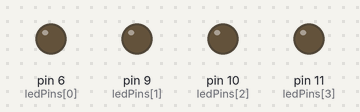
A sketch run on a simulated Arduino Uno, built with avr-gcc and run on an emulated ATmega328P. Shown: output pins drawn as LEDs (lit = HIGH).

Above: at 0.05 s.
At 0.55 s:
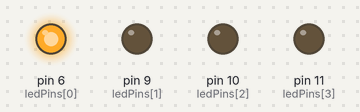
At 1.05 s:
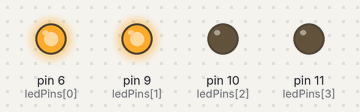
At 2.05 s:
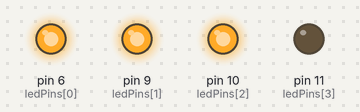
At 3.05 s:
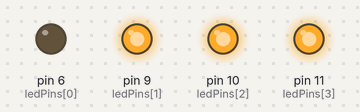
At 4.1 s:
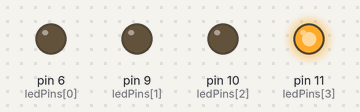
Timing chart, 0 to 5.4 s (numbered marks = the images above):
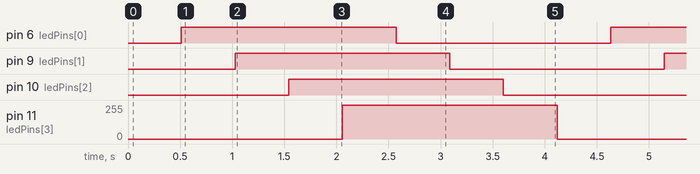

Measured:
- by itself, pin 6 (ledPins[0]), pin 9 (ledPins[1]), pin 10 (ledPins[2]): alternates HIGH for 2.1 s and LOW for 2.1 s
- by itself, pin 11 (ledPins[3]): alternates 255/255 for 2.1 s and 0/255 for 2.1 s

The sketch:

PulsWidthModulation_LEDs.ino
```cpp
const byte ledPins[4] = {6, 9, 10, 11};

void setup() {
  // Use GPIO pn 6, 9, 10, 11 as output
  for(int i = 0; i <= 3; i++){
    pinMode(ledPins[i], OUTPUT);
  }
}

void loop() {
  // Fade up LED
  for(int i = 0; i <= 3; i++){
    for(int j = 0; j <= 255; j++){
      analogWrite(ledPins[i], j);
      delay(2);
    }
  }

  // Fade down LED
  for(int i = 0; i <= 3; i++){
    for(int j = 255; j >= 0; j--){
      analogWrite(ledPins[i], j);
      delay(2);
    }
  }
}
```
